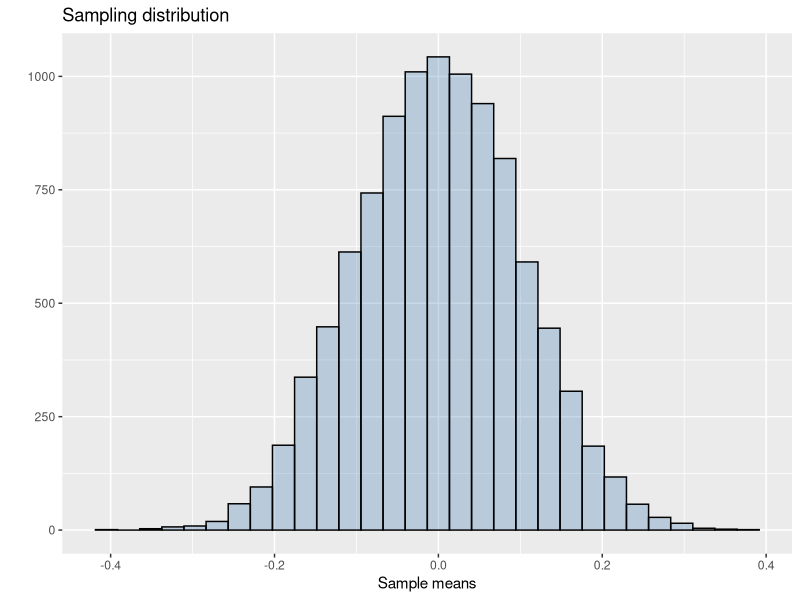
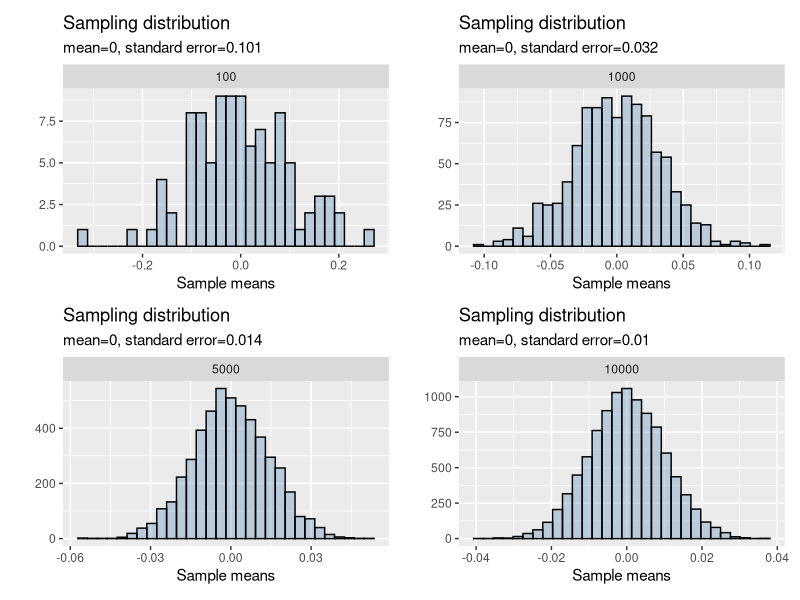
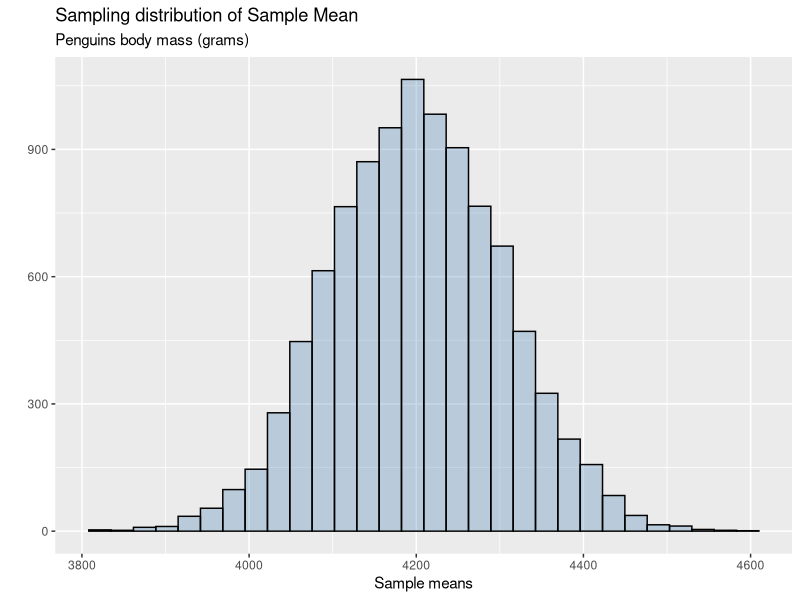
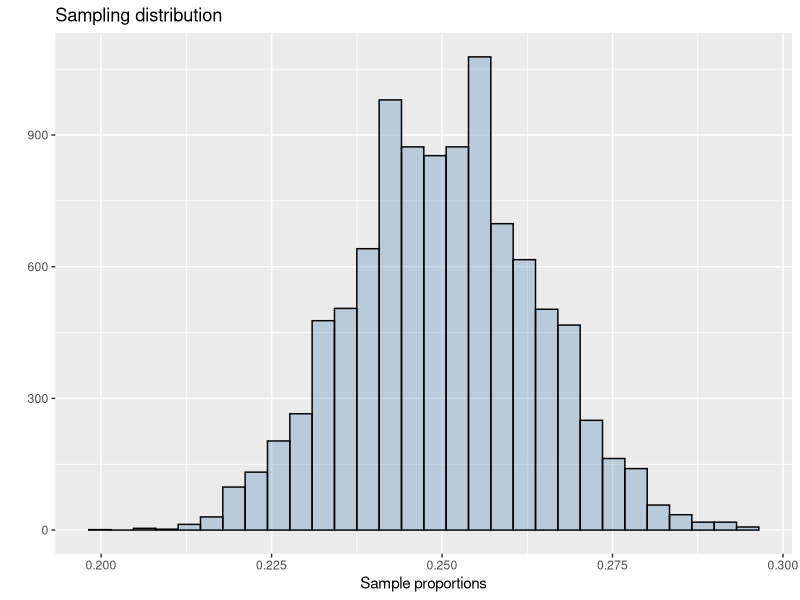
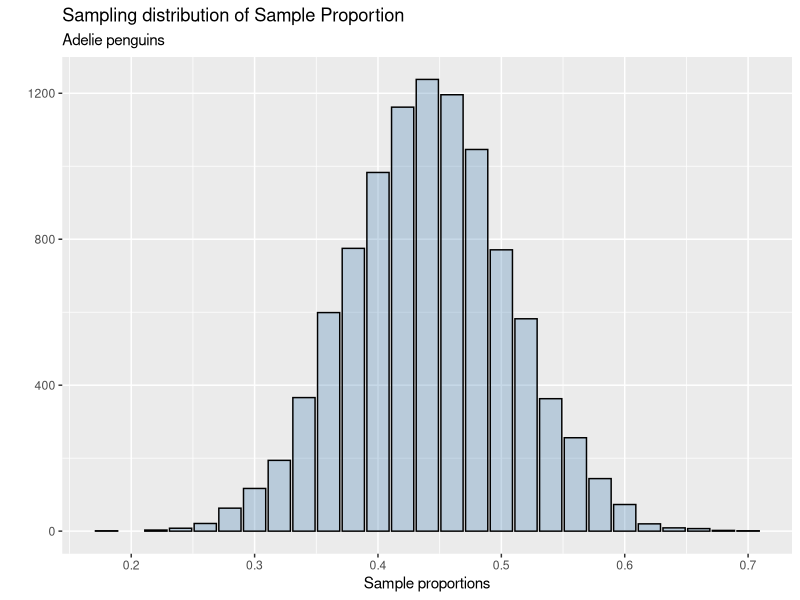

The R script that drew these images, in order:
## ---- chunk 1
knitr::opts_chunk$set(
  comment = "#>",
  fig.width = 6,
  fig.height = 4,
  warning = FALSE,
  eval = TRUE
)
## ---- chunk 2
library(ggplot2)
library(patchwork)
library(palmerpenguins)
## ---- chunk 3
n_samples <- 10000
sample_size <- 100 # each sample will be of size 100
sample_means <- numeric(n_samples)

for(i in 1:n_samples){
  sample_i =  rnorm(n = sample_size, mean = 0, sd=1) # generate a new sample
  sample_means[i] = mean(sample_i) # obtain mean for each sample
}
## ---- chunk 4
sampling_dist <- ggplot(data.frame(sample_means),aes(sample_means))+
  geom_histogram(fill = 'steelblue',alpha = 0.3,
                 color = 'black',bins=30)+
  labs(title = 'Sampling distribution',
       x = 'Sample means',y = '')
## ---- chunk 5
sampling_dist
## ---- chunk 6
mean(sample_means)
## ---- chunk 7
sd(sample_means)
## ---- chunk 8
n_samples <- 100
sample_means <- numeric(n_samples)

for(i in 1:n_samples){
  sample_i =  rnorm(n = n_samples, mean = 0, sd=1) # generate a new sample
  sample_means[i] = mean(sample_i) # obtain mean for each sample
}

sample_mean <- round(mean(sample_means),3)
standard_error <- round(sd(sample_means),3)

sampling_dist100 <- ggplot(data.frame(sample_means),aes(sample_means))+
  geom_histogram(fill = 'steelblue',alpha = 0.3,
                 color = 'black',bins=30)+
  labs(title = 'Sampling distribution',
       x = 'Sample means',y = '',
       subtitle = paste0('mean=',sample_mean,
                         ', standard error=',standard_error))+
  facet_grid(~100)
## ---- chunk 9
n_samples <- 1000
sample_means <- numeric(n_samples)

for(i in 1:n_samples){
  sample_i =  rnorm(n = n_samples, mean = 0, sd=1) # generate a new sample
  sample_means[i] = mean(sample_i) # obtain mean for each sample
}

sample_mean <- round(mean(sample_means),3)
standard_error <- round(sd(sample_means),3)

sampling_dist1000 <- ggplot(data.frame(sample_means),aes(sample_means))+
  geom_histogram(fill = 'steelblue',alpha = 0.3,
                 color = 'black',bins=30)+
  labs(title = 'Sampling distribution',
       x = 'Sample means',y = '',
       subtitle = paste0('mean=',sample_mean,
                         ', standard error=',standard_error))+
  facet_grid(~1000)
## ---- chunk 10
n_samples <- 5000
sample_means <- numeric(n_samples)

for(i in 1:n_samples){
  sample_i =  rnorm(n = n_samples, mean = 0, sd=1) # generate a new sample
  sample_means[i] = mean(sample_i) # obtain mean for each sample
}

sample_mean <- round(mean(sample_means),3)
standard_error <- round(sd(sample_means),3)

sampling_dist5000 <- ggplot(data.frame(sample_means),aes(sample_means))+
  geom_histogram(fill = 'steelblue',alpha = 0.3,
                 color = 'black',bins=30)+
  labs(title = 'Sampling distribution',
       x = 'Sample means',y = '',
       subtitle = paste0('mean=',sample_mean,
                         ', standard error=',standard_error))+
  facet_grid(~5000)
## ---- chunk 11
n_samples <- 10000
sample_means <- numeric(n_samples)

for(i in 1:n_samples){
  sample_i =  rnorm(n = n_samples, mean = 0, sd=1) # generate a new sample
  sample_means[i] = mean(sample_i) # obtain mean for each sample
}

sample_mean <- round(mean(sample_means),3)
standard_error <- round(sd(sample_means),3)

sampling_dist10000 <- ggplot(data.frame(sample_means),aes(sample_means))+
  geom_histogram(fill = 'steelblue',alpha = 0.3,
                 color = 'black',bins=30)+
  labs(title = 'Sampling distribution',
       x = 'Sample means',y = '',
       subtitle = paste0('mean=',sample_mean,
                         ', standard error=',standard_error))+
  facet_grid(~10000)
## ---- chunk 12
plots <- sampling_dist100 + sampling_dist1000 + sampling_dist5000 +
  sampling_dist10000 + plot_layout(nrow=2, ncol=2)
## ---- chunk 13
plots
## ---- chunk 14
body_mass_g <- penguins$body_mass_g[!is.na(penguins$body_mass_g)]
## ---- chunk 15
n_samples <- 10000
sample_size <- 50

body_mass_xbar <- numeric(n_samples)

for(i in 1:n_samples){
  sample_i =  sample(body_mass_g, size = sample_size) # generate a new sample
  body_mass_xbar[i] = mean(sample_i) # obtain mean for each sample
}
## ---- chunk 16
sampling_dist <- ggplot(data.frame(body_mass_xbar),
                        aes(body_mass_xbar))+
  geom_histogram(fill = 'steelblue',alpha = 0.3,
                 color = 'black',bins=30)+
  labs(title = 'Sampling distribution of Sample Mean',
       subtitle = 'Penguins body mass (grams)',
       x = 'Sample means',y = '')
## ---- chunk 17
sampling_dist
## ---- chunk 18
mean(body_mass_xbar)
## ---- chunk 19
mean(body_mass_g)
## ---- chunk 20
sd(body_mass_xbar)
## ---- chunk 21
n_samples <- 10000
sample_size <- 100 # each sample will be of size 100
n_trials <- 10
sample_proportions <- numeric(n_samples)

for(i in 1:n_samples){
  sample_i =  rbinom(n = sample_size, size= n_trials, 
                     prob = 0.25) # generate a new sample
  sample_proportions[i] = mean(sample_i)/n_trials # obtain proportion for each sample
}
## ---- chunk 22
sampling_dist_prop <- ggplot(data.frame(sample_proportions),
                             aes(sample_proportions))+
  geom_histogram(fill = 'steelblue',alpha = 0.3,
                 color = 'black',bins=30)+
  labs(title = 'Sampling distribution',
       x = 'Sample proportions',y = '')
## ---- chunk 23
sampling_dist_prop
## ---- chunk 24
mean(sample_proportions)
## ---- chunk 25
sd(sample_proportions)
## ---- chunk 26
species <- penguins$species[!is.na(penguins$species)]
## ---- chunk 27
n_samples <- 10000
sample_size <- 50

adelie_proportions <- numeric(n_samples)

for(i in 1:n_samples){
  sample_i =  sample(species, size = sample_size) # generate a new sample from the population
  adelie_proportions[i] = mean(sample_i == 'Adelie') # obtain proportion for each sample
}
## ---- chunk 28
sampling_dist <- ggplot(data.frame(adelie_proportions),
                        aes(adelie_proportions))+
  geom_bar(fill = 'steelblue',alpha = 0.3,
                 color = 'black')+
  labs(title = 'Sampling distribution of Sample Proportion',
       subtitle = "Adelie penguins",
       x = 'Sample proportions',y = '')
## ---- chunk 29
sampling_dist
## ---- chunk 30
mean(adelie_proportions)
## ---- chunk 31
prop.table(table(species))['Adelie']
## ---- chunk 32
sd(adelie_proportions)
## ---- chunk 33
p <- prop.table(table(species))['Adelie']
sqrt((p*(1-p))/sample_size)
